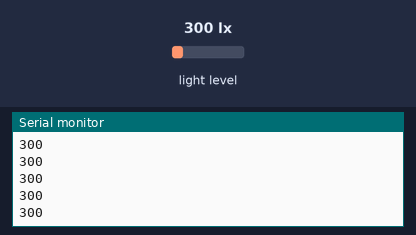
Bench run of a sketch on a simulated Arduino Uno, built with avr-gcc and run on an emulated ATmega328P. Shown: the last lines printed to the serial monitor. Wiring (inferred from the names in the program): BH1750 light sensor at I2C address 0x23. The test bench sets the inputs (shaded band); at power-on: light level 300 lx.

Above: at 1.2 s.
1.3 s: light level set to 40 lx
At 1.8 s:
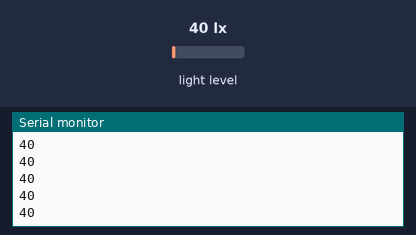
2.8 s: light level set to 500 lx
At 3.3 s:
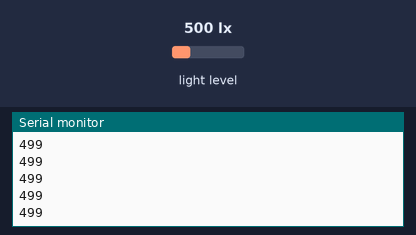
Timing chart, 0 to 5.8 s (numbered marks = the images above; inputs shaded):
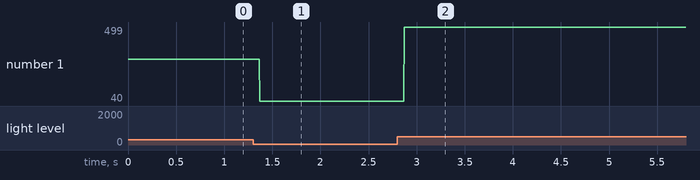

Measured:
- after the input at 1.3 s, the serial monitor: prints a new line after 0.07 s (image 1)
- after the input at 2.8 s, the serial monitor: prints a new line after 0.07 s (image 2)
- plotted number 1: 300 → 40 after the input at 1.3 s, 40 → 499 after the input at 2.8 s

The sketch:

test.light.gy-30.ino
```cpp
/**
 * add to ground !
 * not ground to ground!
 */
#include <Wire.h> //IIC
#include <math.h>
#define BH1750_ADDR  0x23

void setup()
{

  Wire.begin();
  Serial.begin(9600);
    GY_30_INIT(BH1750_ADDR);

}
void loop()
{
  uint16_t u =  GY_30_READ(BH1750_ADDR);
  Serial.println(u);

}

int GY_30_READ(int address) {
  int i=0;
  byte buff[2];
  uint16_t val=0;
  Wire.beginTransmission(address);
  Wire.requestFrom(address, 2);
  while(Wire.available()) {
    buff[i] = Wire.read();  // receive one byte
    i++;
  }
  Wire.endTransmission();
  if(2==i){
   val=((buff[0]<<8)|buff[1])/1.2;
   return val;
  }
}
void GY_30_INIT(int address) {
  Wire.beginTransmission(address);
  Wire.write(0x10);//1lx reolution 120ms
  Wire.endTransmission();
}
```
